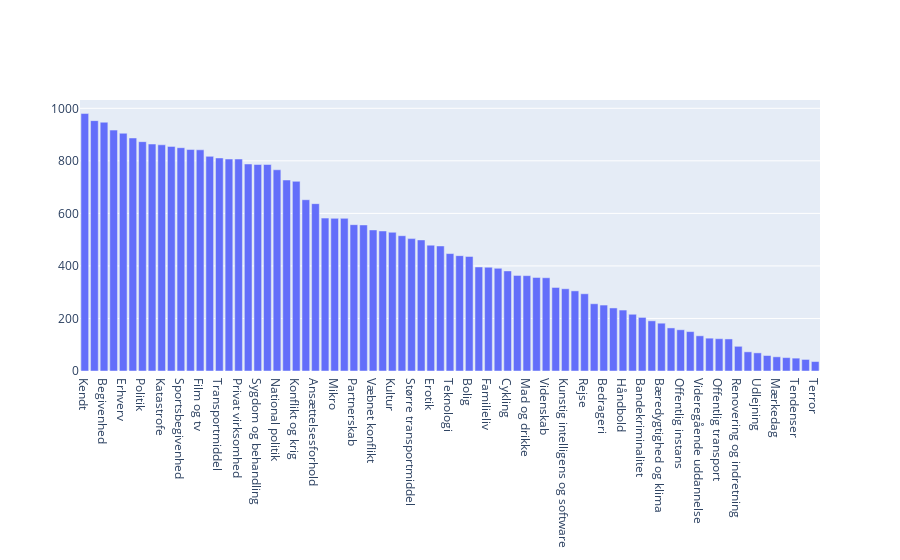

Write notebook code for a chart like this one.
### Markdown cell above
What is the distribution of topics people view?

### Code cell
# Let's get unique_user_ids topics

## Get all unique ids in a list

unique_user_ids = df['user_id'].values[0:1000]

# Create dictionaries
unique_users_topics_freq= {}

for id in unique_user_ids:
    # Get the subset of that user id
    tmp_df = df[df['user_id'] == id]

    # Now lets go through each topic
    topics = []
    indices = np.array(tmp_df.index)
    for i in indices:
        tmp_topics = tmp_df['topics'][i]

        for j in tmp_topics:
            topics.append(j)
        

    # Get rid of duplicate values
    unique_topics = list(set(topics))

    
    # Populate our dict
    for i in unique_topics:
        
        if i not in unique_users_topics_freq:
            unique_users_topics_freq[i] = 1
        else:
            unique_users_topics_freq[i] +=1


# What does the distribution of topics look like lets sort it?
sorted_topic_freq = dict(sorted(unique_users_topics_freq.items(), key = lambda x: x[1], reverse = True))


indices = [x for x in sorted_topic_freq.keys()]
values = [x for x in sorted_topic_freq.values()]

fig = go.Figure()

# Add traces
fig.add_trace(go.Bar(x = indices, y = values,
                         
                         )

)

fig.update_traces(texttemplate='%{text:.2s}', textposition='outside')
fig.update_layout(uniformtext_minsize=8, uniformtext_mode='hide')

fig.show()

### Figure 1 — Plotly figure (JSON) as saved in the notebook; plotly's stock layout.template omitted (floating-point values rounded to 4 significant figures)
{"data": [{"textposition": "outside", "texttemplate": "%{text:.2s}", "type": "bar", "x": ["Kendt", "Underholdning", "Begivenhed", "Sport", "Erhverv", "Kriminalitet", "Politik", "Livsstil", "Katastrofe", "Økonomi", "Sportsbegivenhed", "Samfund", "Film og tv", "Sundhed", "Transportmiddel", "Personfarlig kriminalitet", "Privat virksomhed", "Fodbold", "Sygdom og behandling", "Mindre ulykke", "National politik", "International politik", "Konflikt og krig", "Musik og lyd", "Ansættelsesforhold", "Personlig begivenhed", "Mikro", "Underholdningsbegivenhed", "Partnerskab", "Værdier", "Væbnet konflikt", "Bil", "Kultur", "Ketcher- og batsport", "Større transportmiddel", "Uddannelse", "Erotik", "Større katastrofe", "Teknologi", "Krop og velvære", "Bolig", "Reality", "Familieliv", "Vejr", "Cykling", "Dyr", "Mad og drikke", "Makro", "Videnskab", "Grundskole", "Kunstig intelligens og software", "Naturvidenskab", "Rejse", "Motorsport", "Bedrageri", "Køb og salg", "Håndbold", "Ungdomsuddannelse", "Bandekriminalitet", "Kunst", "Bæredygtighed og klima", "Forbrugerelektronik", "Offentlig instans", "Mindre transportmiddel", "Videregående uddannelse", "Litteratur", "Offentlig transport", "Byliv", "Renovering og indretning", "Samfundsvidenskab og humaniora", "Udlejning", "Fritid", "Mærkedag", "Kosmetisk behandling", "Tendenser", "Religion", "Terror"], "y": [980, 953, 947, 917, 905, 887, 873, 864, 861, 855, 850, 843, 842, 817, 811, 807, 807, 788, 786, 786, 766, 727, 722, 652, 637, 582, 581, 581, 557, 556, 537, 533, 528, 515, 504, 499, 479, 476, 447, 439, 436, 396, 395, 391, 381, 364, 363, 356, 355, 318, 313, 305, 294, 256, 251, 240, 232, 216, 204, 191, 182, 164, 157, 150, 134, 125, 123, 122, 94, 73, 69, 59, 54, 51, 49, 44, 36]}], "layout": {"uniformtext": {"minsize": 8, "mode": "hide"}}}
